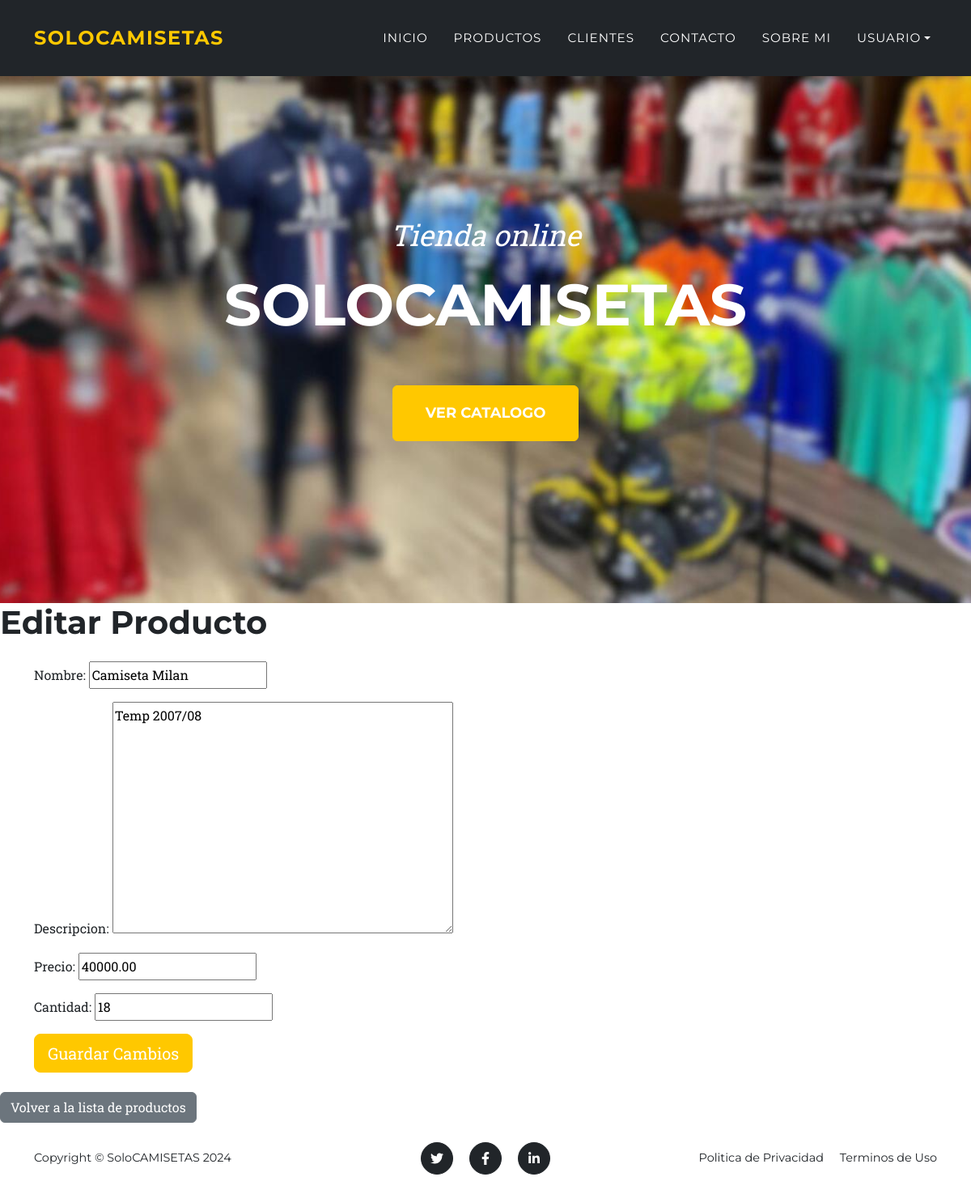
Page /app/producto/6/editar/ (signed in) on the committed database.
### APP/models.py (models this page shows, shortened)
class Producto(models.Model):
    nombre = models.CharField(max_length=100)
    descripcion = models.TextField()
    cantidad = models.IntegerField()
    precio = models.DecimalField(max_digits=10, decimal_places=2)  # Nuevo campo de precio

### APP/views.py (the view)
# urls.py: path('producto/<int:producto_id>/editar/', views.actualizar_producto, name='actualizar_producto'),
@login_required
def actualizar_producto(request, producto_id):
    if not request.user.is_superuser:
        return redirect('Productos')  # Redirige a otra página si no es superusuario
    producto = get_object_or_404(Producto, id=producto_id)
    if request.method == 'POST':
        form = ProductoForm(request.POST, instance=producto)
        if form.is_valid():
            form.save()
            return redirect('Productos')  # Redirige a la lista de productos o donde prefieras
    else:
        form = ProductoForm(instance=producto)
    return render(request, 'APP/producto_form.html', {'form': form})

### APP/forms.py
class ProductoForm(forms.ModelForm):
    class Meta:
        model = Producto
        fields = ['nombre', 'descripcion', 'precio', 'cantidad']

### APP/templates/APP/producto_form.html (shortened to what this page needs)
{% extends "APP/base.html" %}
{% load static %}
{% block main %}
<body>
    <h1>Editar Producto</h1>
    <div class="container mt-4">
        <form method="POST">
            <div class="form-group">
                {{ form.as_p }}
            </div>
            <button type="submit" class="btn btn-primary btn-lg btn-block">Guardar Cambios</button>
        </form>
    </div>
    <div class="mt-4">
        <a href="{% url 'Productos' %}" class="btn btn-secondary">Volver a la lista de productos</a>
    </div>
</body>
{% endblock main %}

### rows in the picture
Producto: nombre "Camiseta Milan", descripcion "Temp 2007/08", precio "40000.00", cantidad "18"
